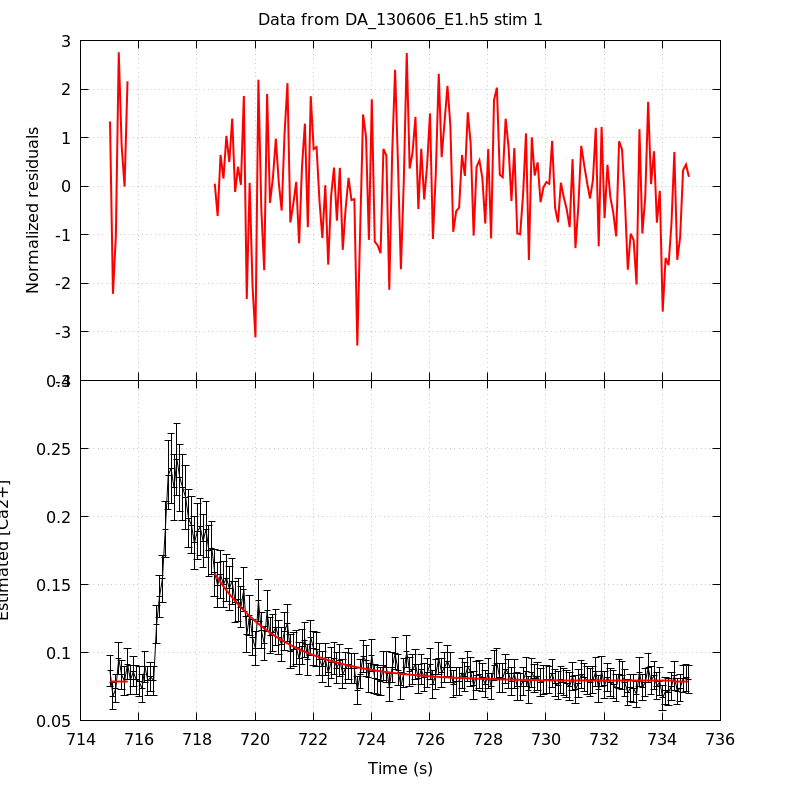

Write the gnuplot code that produced this figure.
unset key
set grid
set multiplot title 'Data from DA_130606_E1.h5 stim 1' noenhanced layout 2,1 margins 0.1,0.9,0.1,0.95 spacing 0,0
set ylabel 'Normalized residuals'
set xtics format ''
plot 'DA_130606_E1_aba_RatioFit_s1' using 1:4 with lines linecolor rgb 'red' linewidth 2
set format x '%g'
set xlabel 'Time (s)'
set ylabel 'Estimated [Ca2+]'
plot 'DA_130606_E1_aba_CaRatio_s1' using 1:2:($3*1.96) with yerrorlines \
     linecolor rgb 'black' linewidth 1,                \
     'DA_130606_E1_aba_RatioFit_s1' using 1:3 with lines linecolor rgb 'red'\
     linewidth 2
unset multiplot
